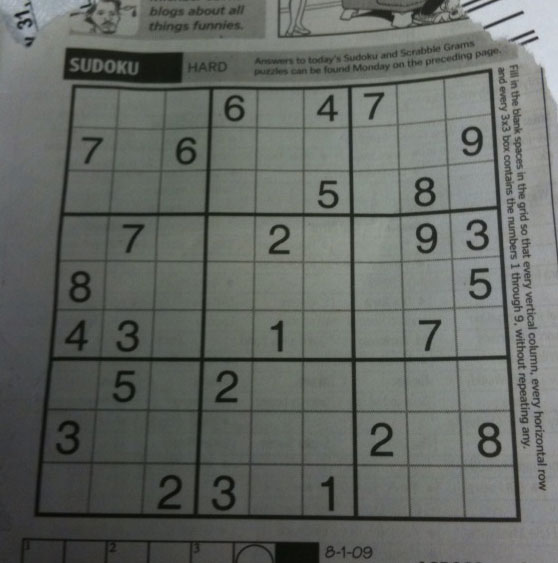
#> input picture src/res/sudoku.png, 558 x 563 px
$ python program_2.py
#> lines starting #> are read from the running program, lines starting #| are printed output that depends on the picture; after the words box and inside, x2 and y2 are one past the last pixel; in counts of white or black regions, pixels touching at a corner belong together
import cv2

"""
Segmentation Technique
Adaptive Thresholding
"""

img = cv2.imread("./../res/sudoku.png", cv2.IMREAD_GRAYSCALE)
#> img: shape (563, 558); min 7, max 218, mean 101.8
cv2.imshow("Original", img)

# Simple Thresholding
ret, thresh_basic = cv2.threshold(img, 70, 255, cv2.THRESH_BINARY)
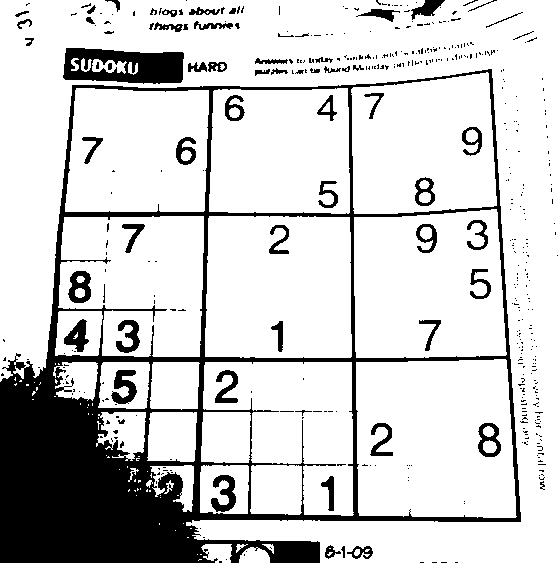
#> thresh_basic: shape (563, 558); 81.3% white; 454 black regions (387 under 20 px), largest, box (x1, y1, x2, y2) and area: (0, 69, 521, 563) 44389, (63, 48, 184, 84) 3115, (111, 370, 137, 404) 517
cv2.imshow("Basic Binary", thresh_basic)

thresh_adapt = cv2.adaptiveThreshold(
    img,
    255,  # Max value of pixel value
    cv2.ADAPTIVE_THRESH_GAUSSIAN_C,
    cv2.THRESH_BINARY,
    115,  # Neighbourhood parameters how far and what is the localization look like
    1  # Mean subtraction of the end result
)
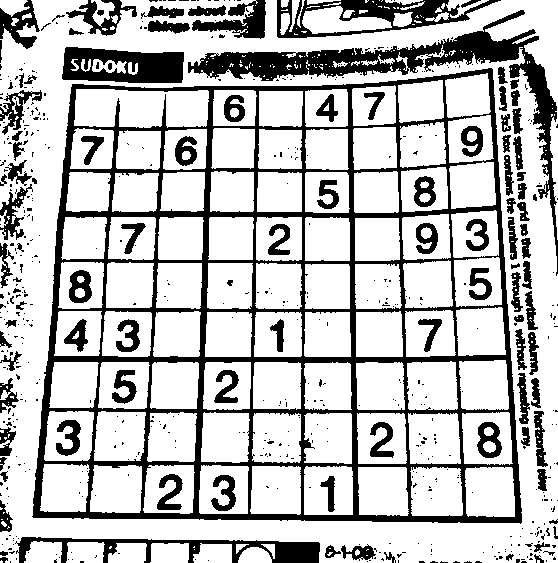
#> thresh_adapt: shape (563, 558); 74.7% white; 605 black regions (499 under 20 px), largest, box (x1, y1, x2, y2) and area: (32, 68, 522, 524) 36255, (188, 10, 558, 276) 9397, (62, 47, 184, 83) 3206
cv2.imshow("Adaptive Threshold", thresh_adapt)

cv2.waitKey(0)
cv2.destroyAllWindows()

$ run again, with src/res/fuzzy.png copied over src/res/sudoku.png
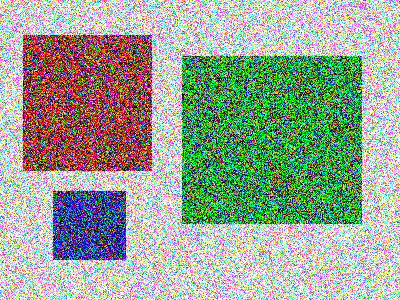
#> input picture src/res/fuzzy.png, 400 x 300 px
#> `ret, thresh_basic = cv2.threshold(img, 70, 255, cv2.THRESH_BINARY)`:
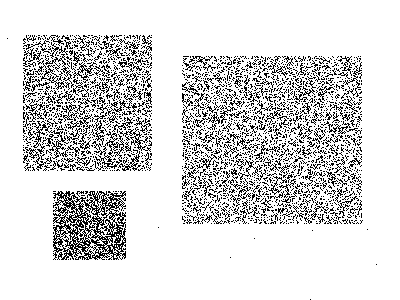
#> thresh_basic: shape (300, 400); 84.7% white; black in thin lines or dots, all inside (x1, y1, x2, y2) = (7, 35, 377, 300)
#> `thresh_adapt = cv2.adaptiveThreshold( img, 255,`:
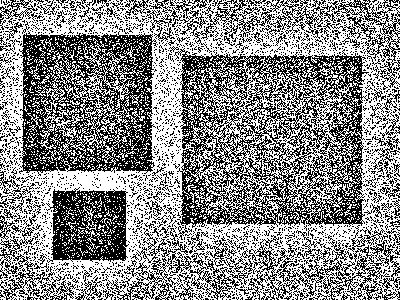
#> thresh_adapt: shape (300, 400); 54.4% white; black in thin lines or dots
